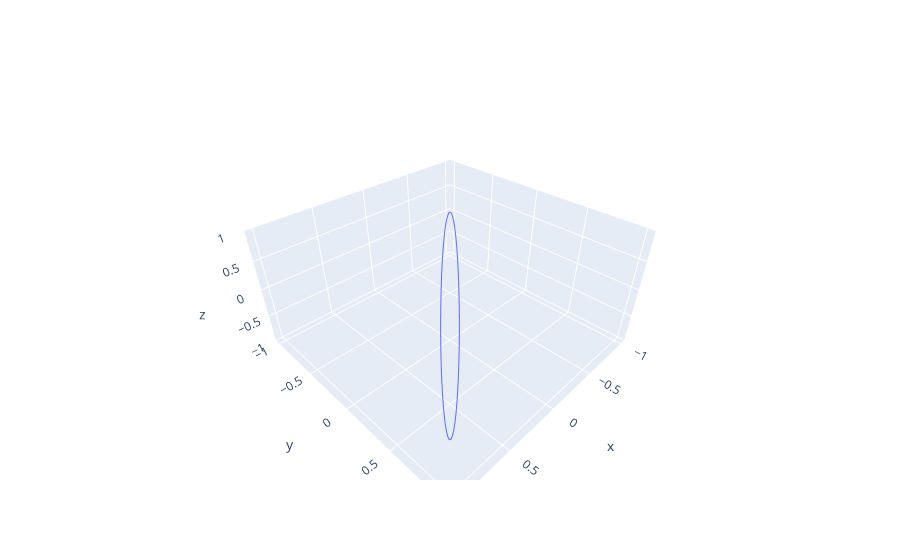

Write notebook code for a chart like this one.
### Code cell
STE = SingleTakensEmbedding('fixed', 1, 2, n_jobs=-1)
emb = STE.fit_transform(y)

fig = go.Figure()
fig.add_trace(go.Scatter3d(
    x=emb[:, 0], y=emb[:,1], z=[0 for i in range(len(emb[:, 1]))], mode='lines'
))
fig.show()

### Figure 1 — Plotly figure (JSON) as saved in the notebook; plotly's stock layout.template omitted (floating-point values rounded to 4 significant figures; data arrays with more than 128 entries replaced by an {"elided": "..."} marker saying what was removed)
{"data": [{"mode": "lines", "type": "scatter3d", "x": {"elided": "199 float values"}, "y": {"elided": "199 float values"}, "z": {"elided": "199 int values"}}], "layout": {}}
